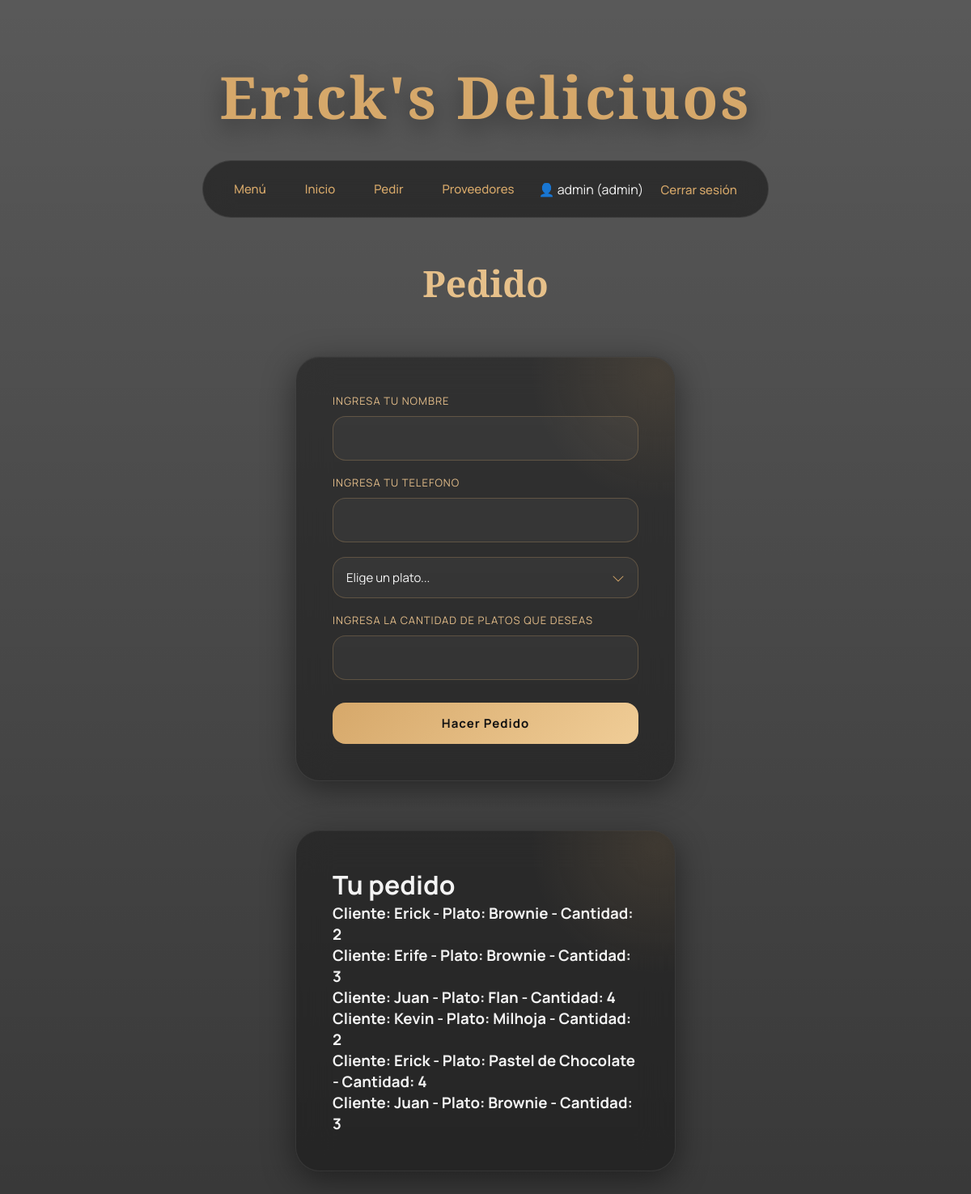
Before: /pedido (signed in) with the older database file.
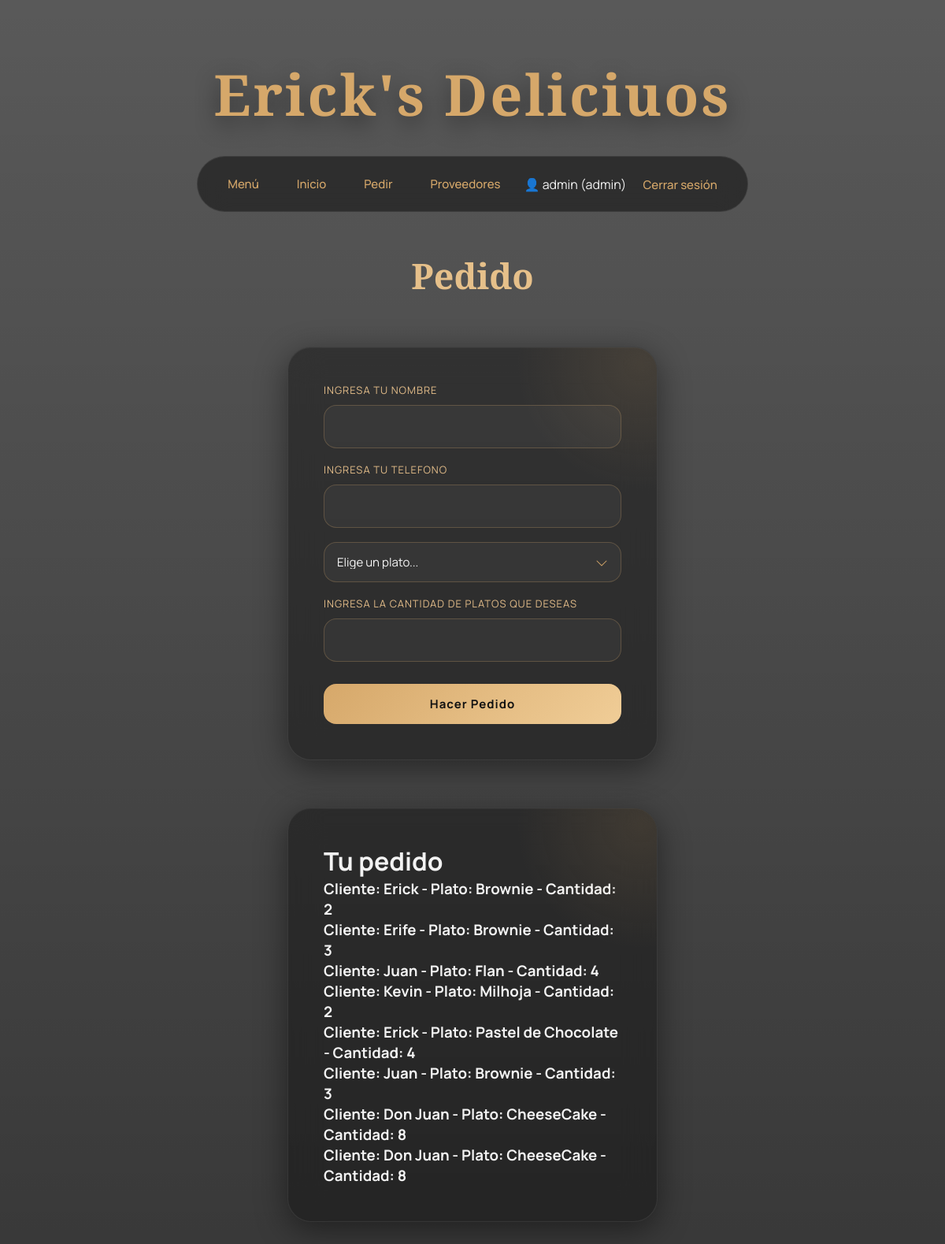
After: the same page with the newer database file.
### tables this page shows
CREATE TABLE pedido(
        id_pedido INTEGER,
        id_cliente INTEGER,
        id_plato INTEGER,
        cantidad INTEGER NOT NULL,
        PRIMARY KEY(id_pedido AUTOINCREMENT),
        FOREIGN KEY(id_cliente) REFERENCES cliente(id_cliente),
        FOREIGN KEY(id_plato) REFERENCES plato(id_plato)
        );

CREATE TABLE cliente(
        id_cliente INTEGER,
	    nombre_cliente TEXT NOT NULL,
	    telefono_cliente INTEGER,
	    PRIMARY KEY("id_cliente" AUTOINCREMENT)
        );

CREATE TABLE plato(
        id_plato INTEGER,
	    nombre_plato TEXT NOT NULL,
	    precio_plato INTEGER NOT NULL,
        img TEXT,
	    PRIMARY KEY(id_plato AUTOINCREMENT)
        );

### paginas/rutas.py (the view)
@paginas_bp.route('/pedido')
@login_required
@roles_required(['mesero', 'cocinero', 'admin'])
def pedido():
    conn = get_connection()
    lista_platos = conn.execute("SELECT * FROM plato").fetchall()
    query = """
        SELECT
            p.cantidad,
            c.nombre_cliente,
            pl.nombre_plato
        FROM pedido p
        JOIN cliente c ON p.id_cliente = c.id_cliente
        JOIN plato pl ON p.id_plato = pl.id_plato
    """
    pedidos_con_datos = conn.execute(query).fetchall()
    conn.close()
    return render_template('pedido.html', platos=lista_platos, pedidos=pedidos_con_datos)

### app.py (called while the page is built)
@app.after_request
def no_cache(response):
    response.headers["Cache-Control"] = "no-store, no-cache, must-revalidate, post-check=0, pre-check=0, max-age=0"
    response.headers["Pragma"] = "no-cache"
    response.headers["Expires"] = "0"
    return response

### utils.py (called while the page is built)
def get_connection():
    conn = sqlite3.connect("database_restaurant.db")
    conn.row_factory = sqlite3.Row
    return conn

def login_required(f):
    @wraps(f)
    def decorated_function(*args, **kwargs):
        if 'username' not in session:
            flash('Por favor, inicia sesión primero.', 'warning')
            return redirect(url_for('paginas.login'))
        return f(*args, **kwargs)
    return decorated_function

def roles_required(roles):
    def decorator(f):
        @wraps(f)
        def decorated_function(*args, **kwargs):
            if 'rol' not in session or session['rol'] not in roles:
                flash('No tienes permisos para acceder a esta función.', 'danger')
                return redirect(url_for('paginas.index'))
            return f(*args, **kwargs)
        return decorated_function
    return decorator

### templates/pedido.html (shortened to what this page needs)
{% extends 'index.html' %}
{% block content %}
<h2>Pedido</h2>
<div class = 'menu-container'>
<form action = "/pidiendo" method="POST">
    <label> Ingresa tu nombre</label>
    <input type="text" name="nombre" required>
    <label> Ingresa tu telefono</label>
    <input type="number" name="telefono" required>
    <select name="plato_selected" required>
    <option value="" disabled selected>Elige un plato...</option>
    </select>
    <label>Ingresa la cantidad de platos que deseas</label>
    <input type="number" name="cantidad" required>
    <button type="submit" id="pedir">Hacer Pedido</button>
</form>
</div>
<div class="menu-container">
    <h1>Tu pedido</h1>
    {% if pedidos %}
        {% for p in pedidos %}
            <h3>
                Cliente: {{ p.nombre_cliente }} -
                Plato: {{ p.nombre_plato }} -
                Cantidad: {{ p.cantidad }}
            </h3>
        {% endfor %}
    {% else %}
        <p>No hay pedidos registrados aún.</p>
    {% endif %}
</div>
{% endblock %}

Changed rows visible on the page:
added pedido: nombre_cliente "Don Juan", nombre_plato "CheeseCake", cantidad "8"
added pedido: nombre_cliente "Don Juan", nombre_plato "CheeseCake", cantidad "8"
